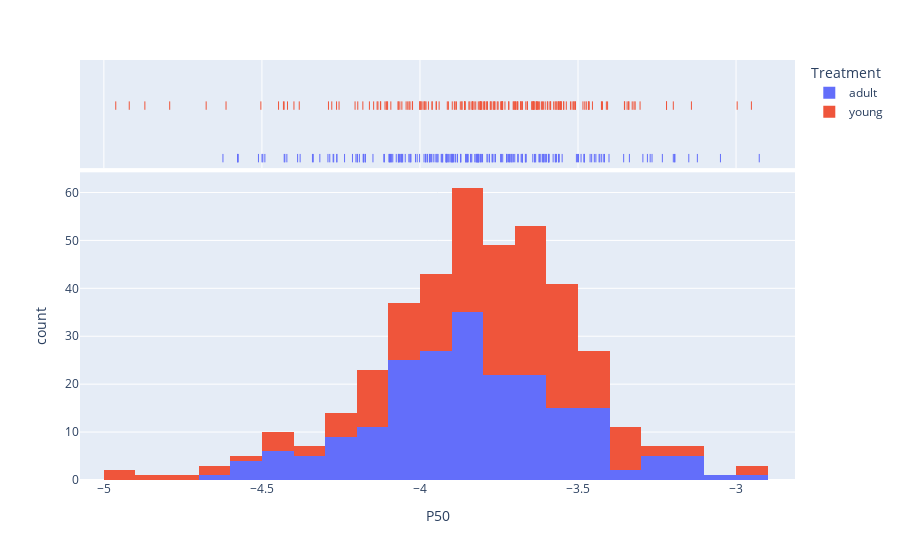

Write notebook code for a chart like this one.
### Markdown cell above
### Individual level

### Code cell
fig = px.histogram(df_pp,  x="P50", color = 'Treatment', marginal="rug",
                   hover_data=df_pp.columns)
fig.show()

### Figure 1 — Plotly figure (JSON) as saved in the notebook; plotly's stock layout.template omitted (floating-point values rounded to 4 significant figures; data arrays with more than 128 entries replaced by an {"elided": "..."} marker saying what was removed)
{"data": [{"alignmentgroup": "True", "bingroup": "x", "hovertemplate": "Treatment=adult<br>P50=%{x}<br>count=%{y}<extra></extra>", "legendgroup": "adult", "marker": {"color": "#636efa"}, "name": "adult", "offsetgroup": "adult", "orientation": "v", "showlegend": true, "type": "histogram", "x": {"elided": "211 float values"}, "xaxis": "x", "yaxis": "y"}, {"alignmentgroup": "True", "boxpoints": "all", "customdata": {"elided": "211x50 mixed values"}, "fillcolor": "rgba(255,255,255,0)", "hoveron": "points", "hovertemplate": "Treatment=%{customdata[2]}<br>P50=%{customdata[3]}<br>Species=%{customdata[0]}<br>site=%{customdata[1]}<br>P12=%{customdata[4]}<br>P88=%{customdata[5]}<br>slope=%{customdata[6]}<br>Kmax=%{customdata[7]}<br>P50e=%{customdata[8]}<br>P12e=%{customdata[9]}<br>P88e=%{customdata[10]}<br>slopee=%{customdata[11]}<br>Kmaxe=%{customdata[12]}<br>branch_diame=%{customdata[13]}<br>P50n=%{customdata[14]}<br>P12n=%{customdata[15]}<br>P88n=%{customdata[16]}<br>slopen=%{customdata[17]}<br>Kmaxn=%{customdata[18]}<br>x=%{customdata[19]}<br>y=%{customdata[20]}<br>Tmean_annual=%{customdata[21]}<br>Mean_D_range=%{customdata[22]}<br>Isothermality=%{customdata[23]}<br>T_seasonality=%{customdata[24]}<br>Tmax_warmerM=%{customdata[25]}<br>Tmin_coldestM=%{customdata[26]}<br>T_annual_range=%{customdata[27]}<br>Tmean_wettestQ=%{customdata[28]}<br>Tmean_driestQ=%{customdata[29]}<br>Tmean_warmerQ=%{customdata[30]}<br>Tmean_coldestQ=%{customdata[31]}<br>P_annual=%{customdata[32]}<br>P_wettestM=%{customdata[33]}<br>P_driestM=%{customdata[34]}<br>P_seasonality=%{customdata[35]}<br>P_wettestQ=%{customdata[36]}<br>P_driestQ=%{customdata[37]}<br>P_warmestQ=%{customdata[38]}<br>P_coldestQ=%{customdata[39]}<br>num=%{customdata[40]}<br>Country=%{customdata[41]}<br>elevation.m.=%{customdata[42]}<br>species_2=%{customdata[43]}<br>sapling.age.yr..height.m.=%{customdata[44]}<br>adult.age.yr..height.m.=%{customdata[45]}<br>sampling.dates=%{customdata[46]}<br>person.in.charge=%{customdata[47]}<br>email=%{customdata[48]}<br>info=%{customdata[49]}<extra></extra>", "jitter": 0, "legendgroup": "adult", "line": {"color": "rgba(255,255,255,0)"}, "marker": {"color": "#636efa", "symbol": "line-ns-open"}, "name": "adult", "offsetgroup": "adult", "showlegend": false, "type": "box", "x": {"elided": "211 float values"}, "xaxis": "x2", "yaxis": "y2"}, {"alignmentgroup": "True", "bingroup": "x", "hovertemplate": "Treatment=young<br>P50=%{x}<br>count=%{y}<extra></extra>", "legendgroup": "young", "marker": {"color": "#EF553B"}, "name": "young", "offsetgroup": "young", "orientation": "v", "showlegend": true, "type": "histogram", "x": {"elided": "195 float values"}, "xaxis": "x", "yaxis": "y"}, {"alignmentgroup": "True", "boxpoints": "all", "customdata": {"elided": "195x50 mixed values"}, "fillcolor": "rgba(255,255,255,0)", "hoveron": "points", "hovertemplate": "Treatment=%{customdata[2]}<br>P50=%{customdata[3]}<br>Species=%{customdata[0]}<br>site=%{customdata[1]}<br>P12=%{customdata[4]}<br>P88=%{customdata[5]}<br>slope=%{customdata[6]}<br>Kmax=%{customdata[7]}<br>P50e=%{customdata[8]}<br>P12e=%{customdata[9]}<br>P88e=%{customdata[10]}<br>slopee=%{customdata[11]}<br>Kmaxe=%{customdata[12]}<br>branch_diame=%{customdata[13]}<br>P50n=%{customdata[14]}<br>P12n=%{customdata[15]}<br>P88n=%{customdata[16]}<br>slopen=%{customdata[17]}<br>Kmaxn=%{customdata[18]}<br>x=%{customdata[19]}<br>y=%{customdata[20]}<br>Tmean_annual=%{customdata[21]}<br>Mean_D_range=%{customdata[22]}<br>Isothermality=%{customdata[23]}<br>T_seasonality=%{customdata[24]}<br>Tmax_warmerM=%{customdata[25]}<br>Tmin_coldestM=%{customdata[26]}<br>T_annual_range=%{customdata[27]}<br>Tmean_wettestQ=%{customdata[28]}<br>Tmean_driestQ=%{customdata[29]}<br>Tmean_warmerQ=%{customdata[30]}<br>Tmean_coldestQ=%{customdata[31]}<br>P_annual=%{customdata[32]}<br>P_wettestM=%{customdata[33]}<br>P_driestM=%{customdata[34]}<br>P_seasonality=%{customdata[35]}<br>P_wettestQ=%{customdata[36]}<br>P_driestQ=%{customdata[37]}<br>P_warmestQ=%{customdata[38]}<br>P_coldestQ=%{customdata[39]}<br>num=%{customdata[40]}<br>Country=%{customdata[41]}<br>elevation.m.=%{customdata[42]}<br>species_2=%{customdata[43]}<br>sapling.age.yr..height.m.=%{customdata[44]}<br>adult.age.yr..height.m.=%{customdata[45]}<br>sampling.dates=%{customdata[46]}<br>person.in.charge=%{customdata[47]}<br>email=%{customdata[48]}<br>info=%{customdata[49]}<extra></extra>", "jitter": 0, "legendgroup": "young", "line": {"color": "rgba(255,255,255,0)"}, "marker": {"color": "#EF553B", "symbol": "line-ns-open"}, "name": "young", "offsetgroup": "young", "showlegend": false, "type": "box", "x": {"elided": "195 float values"}, "xaxis": "x2", "yaxis": "y2"}], "layout": {"barmode": "relative", "legend": {"title": {"text": "Treatment"}, "tracegroupgap": 0}, "margin": {"t": 60}, "xaxis": {"anchor": "y", "domain": [0, 1], "title": {"text": "P50"}}, "xaxis2": {"anchor": "y2", "domain": [0, 1], "matches": "x", "showgrid": true, "showticklabels": false}, "yaxis": {"anchor": "x", "domain": [0, 0.7326], "title": {"text": "count"}}, "yaxis2": {"anchor": "x2", "domain": [0.7426, 1], "matches": "y2", "showgrid": false, "showline": false, "showticklabels": false, "ticks": ""}}}
